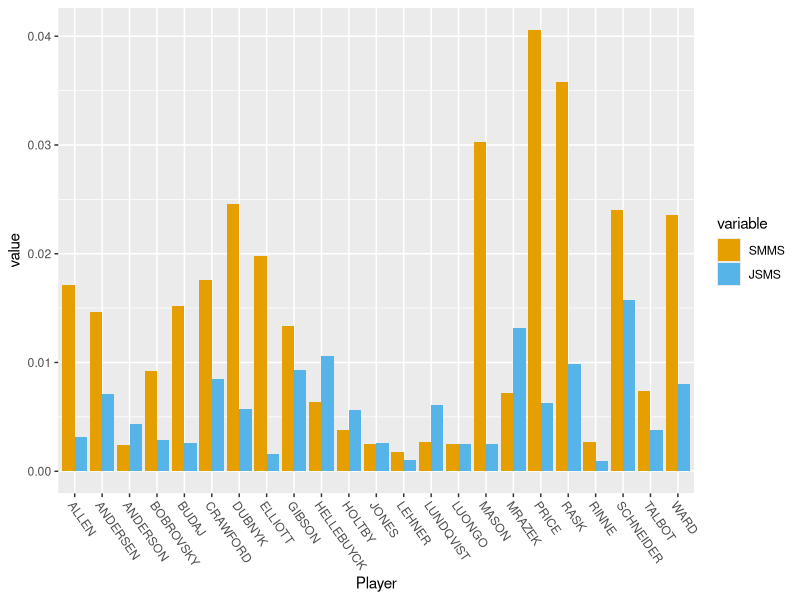

Recreate this plot in R. (Note: this script raises an error after producing the figure.)
### ---------------------------------------------------- ###
### James-Stein Estimators for Save Percentage in Hockey ###
### ---------------------------------------------------- ###
### --- Lauren Caporilli and Travers Parsons-Grayson --- ###
###
### Credits: Much of the R code in this file was modeled off 
### of R code written by Professor Michael Lopez of Skidmore College 
### for a lecture on Stein's Paradox.
### URL: https://statsbylopez.files.wordpress.com/2016/01/lecture_8.pdf

### Goal: To use James-Stein Estimators to provide a better estimation of 
### end-of-season save percentages than the MLE

install.packages("dplyr")
install.packages("tidyr")
install.packages("ggplot2")
install.packages("reshape2")
library(dplyr)
library(tidyr)
library(ggplot2)
library(reshape2)

### ----------------------------- ###
###         DATA ANALYSIS         ###
### ----------------------------- ###

### -------------------------------------- ###

splitStats <- read.csv("GoalieSplit.csv")
seasonStats <- read.csv("GoalieSeason.csv")
gameStats <- read.csv("GamebyGame.csv") 

# Keep only the players who have between 150-350 shots against in the first split, 
# and played at least 50 games in the season
subSplit <- subset(splitStats, SA >= 150)
subSplit <- subset(subSplit, SA <= 350)
seasonSplit <- subset(seasonStats, GP >= 40)

# Merge the split and season data and remove unnecessary columns
mergedData <- merge(subSplit,seasonSplit, by = "Player")
cutDownData <- subset(mergedData, select=c("Player", "GA.x", "SA.x", "GA.y", "SA.y", "Sv..x", "Sv..y"))
cutDownData$SvP.x <- cutDownData$Sv..x/100
cutDownData$SvP.y <- cutDownData$Sv..y/100

# Caulculate the shrinkage c for the JS Estimator
k <- nrow(cutDownData) # number of unknown means
p.bar <- 1 - mean(cutDownData$GA.x)/mean(cutDownData$SA.x) #total average of averages
p.hat <- cutDownData$SvP.x # Sample means, the MLEs
c <- 1 - (k-3)*(p.bar*(1 - p.bar)/cutDownData$SA.x)/sum((p.hat - p.bar)^2) # apply the shrinkage formula
# c

# Calculate our MSE values for JS Estimator and the MLE (SvP.x)
meanSq <- function(x, y){sqrt(mean((x-y)^2))}
cutDownData$JS <- p.bar + c*(p.hat - p.bar) # create a column for JS estimates
cutDownData$SMMS <- mapply(meanSq,cutDownData$SvP.x, cutDownData$SvP.y)
cutDownData$JSMS <- mapply(meanSq,cutDownData$JS, cutDownData$SvP.y)
meanSq(cutDownData$SvP.x, cutDownData$SvP.y) ## total MLE MSE
meanSq(cutDownData$JS, cutDownData$SvP.y) ## total JS MSE
meanSq(p.bar, cutDownData$SvP.y)

### ----------------------------------- ###

### ---------------------------  ###
###       Visualizations         ###
### ---------------------------  ###


### Code for side-by-side bar plots of MSE for JS and MLE ###
### ----------------------------------------------------- ###

cutDown <- subset(cutDownData, select=c("Player", "SMMS", "JSMS"))
cutDown$Player <- sub(".*? (.+)", "\\1", cutDown$Player)
cutDown.long<-melt(cutDown)
ggplot(cutDown.long,aes(Player,value,fill=variable))+
  geom_bar(stat="identity",position="dodge") +
  theme(axis.text.x=element_text(angle = -55, hjust = 0)) +
 scale_fill_manual(values=c("#E69F00", "#56B4E9"))

### ----------------------------------------------------- ###

cutDownSP <- subset(cutDownData, select=c("Player", "JS", "SvP.x", "SvP.y"))
SPplot <- cutDownSP > gather(key, value, -Player)
ggplot(SPplot, mapping = aes(x = Player, y = value, color = key)) + geom_line()

# Grouped
#ggplot(cutDownData,aes(x=Player)) + 
# geom_bar(aes(y=SMMS),stat="identity",position="dodge",col="blue") +
#  geom_bar(position="dodge") +   
#geom_bar(aes(y=JSMS),stat="identity",position="dodge",col="yellow")
